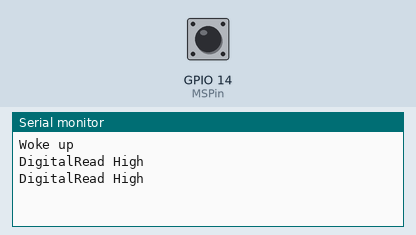
This sketch was run on a simulated ESP32. Shown: the last lines printed to the serial monitor. The inputs (shaded band) are chosen by the test bench; at power-on: GPIO 14 (MSPin) HIGH. At 6.0 s the program puts the board to deep sleep or switches it off; the recording ends there.

Above: at 1.8 s.
1.9 s: GPIO 14 (MSPin) pulled LOW for 0.6 s
At 2.4 s:
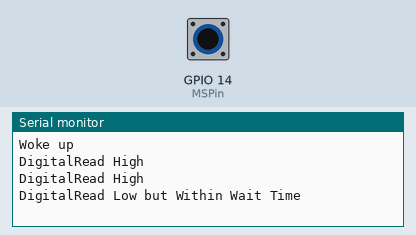
4.0 s: GPIO 14 (MSPin) pulled LOW for 3.2 s
At 4.8 s:
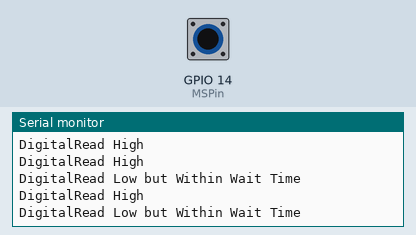

Measured:
- after the input at 1.9 s, the serial monitor: prints a new line after 0.10 s (image 1)

The sketch:

realdemo.ino
```cpp
// INCLUDE LIBRARIES
//#include "Arduino.h"              // General Functionality
//#include "esp_camera.h"
//#include "SD_MMC.h"                   // SD Card
//#include "FS.h"                   // File System
//#include "soc/soc.h"              // Disable brownout problems
//#include "soc/rtc_cntl_reg.h"     // Disable brownout problems
//#include "driver/rtc_io.h"
//#include "time.h"                 // Time functions
//#include <WiFi.h>

//#define CAMERA_MODEL_AI_THINKER // Has PSRAM
//#include "camera_pins.h"

// Define minimal time to record after every sensor activation
#define waitTime 3                            // Wait Time defined in seconds
#define FPS 1                                 // Frames Per Second
#define LoopDelay 1000/FPS                    // Delay Between Frames


/* ----- ----- SET MOTION SENSOR INPUT PIN AND LEDPin OUTPUT PIN VALUES ----- ----- */
const int MSPin = 14;

/* ----- ----- MAIN PROGRAM ----- ----- */
void setup()
{
  Serial.println("Woke up");
  // SETTING UP SERIAL COMMUNICATION -----------------------------------
  Serial.begin(115200);                         // Sets the data rate in bits per second (baud) for serial data transmission.

  // SETTING UP PINS -----------------------------------
  pinMode(MSPin, INPUT_PULLUP);                 // Set PIR Motion Sensor mode to INPUT_PULLUP

  unsigned long lastTrigger = 0;
  while(digitalRead(MSPin) || millis() - lastTrigger < waitTime*1000){
    if(digitalRead(MSPin)){
      lastTrigger = millis();
      Serial.println("DigitalRead High");
    } else {
      Serial.println("DigitalRead Low but Within Wait Time");
    }

    delay(LoopDelay);
  }

  Serial.println("DigitalRead Low");

  // GOING TO DEEP SLEEP -----------------------------------
  Serial.println("Going to Sleep...");
  Serial.flush();
  esp_sleep_enable_ext0_wakeup(GPIO_NUM_14,1);
  esp_deep_sleep_start();
}

void loop() {}
```
